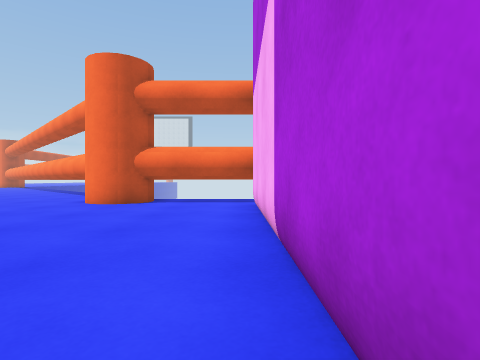
[1] (above)

24 first-person views from a walk through a Unity game level. The camera is 0.68 m above the floor, looks level and sees 80° across. The floor is counted in squares, 1 m on a side. Each view is taken from the middle of a square. On the plan, view 1 faces up. The plan holds only what a view shows up to about 9 squares ahead; the rest is blank. The place goes on beyond the plan. The player is left out.

[2]
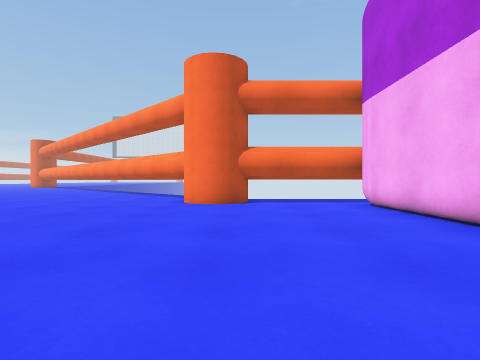

[3]
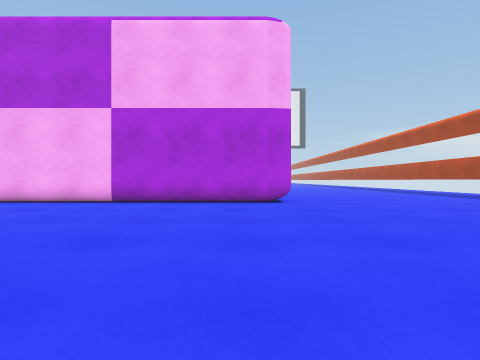

[4]
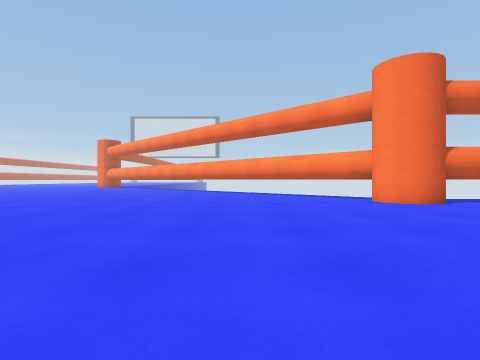

[5]
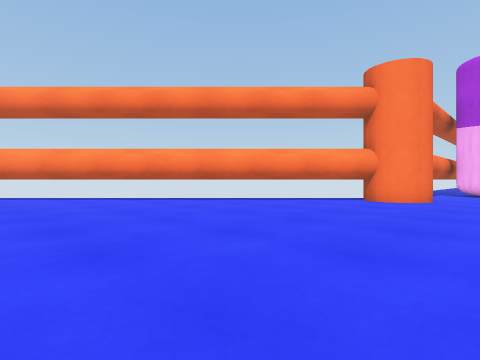

[6]
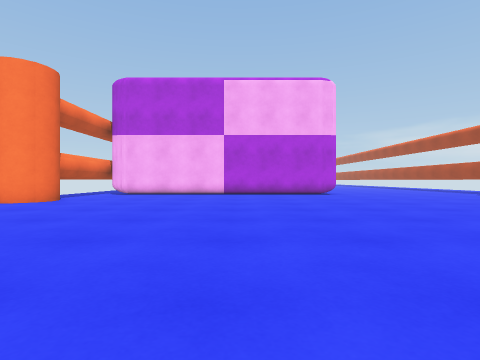

[7]
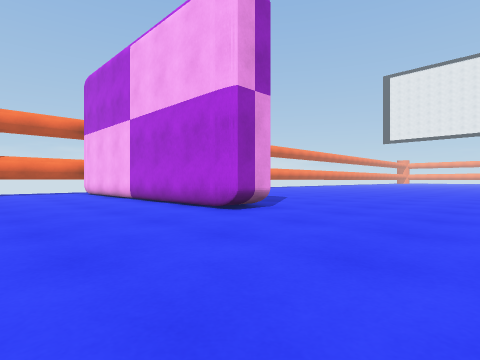

[8]
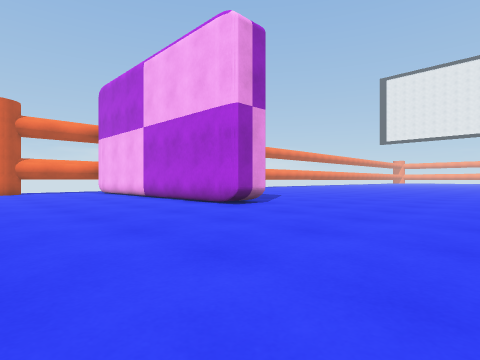

[9]
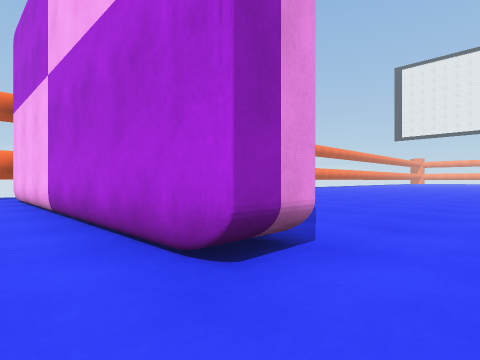

[10]
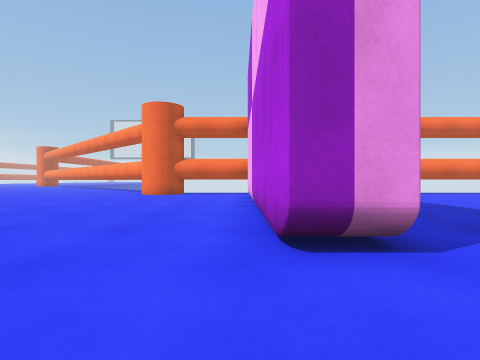

[11]
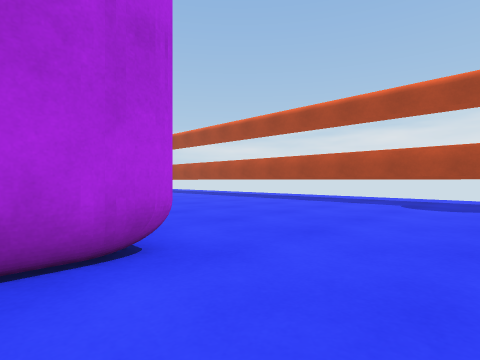

[12]
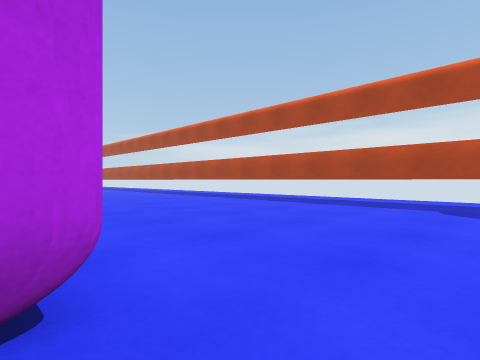

[13]
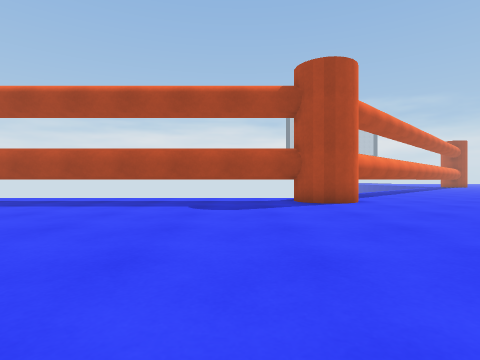

[14]
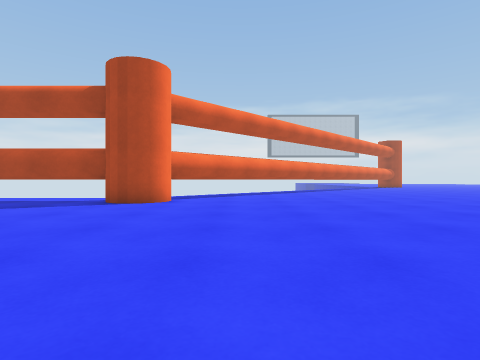

[15]
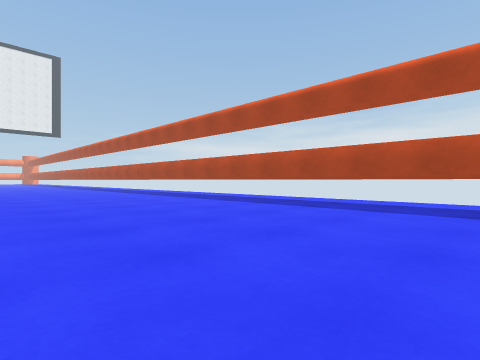

[16]
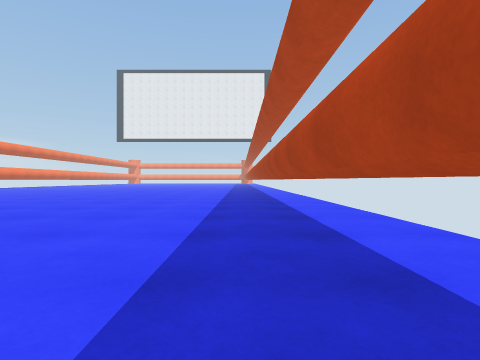

[17]
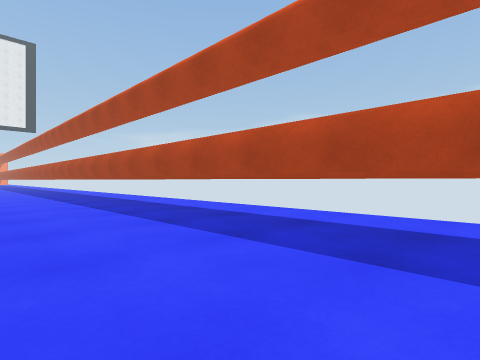

[18]
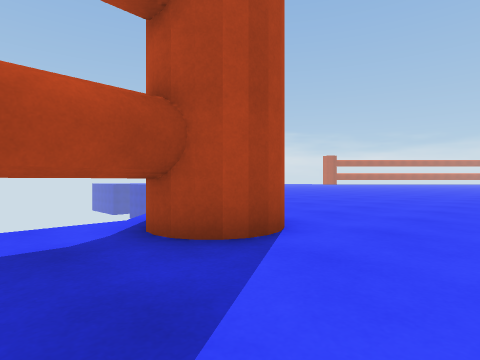

[19]
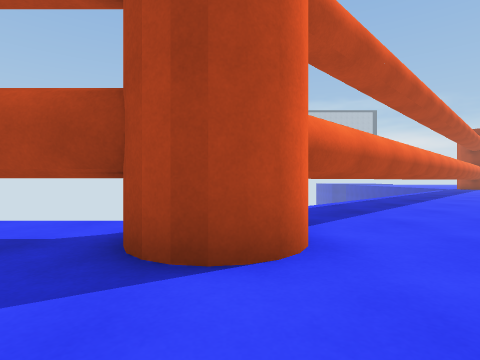

[20]
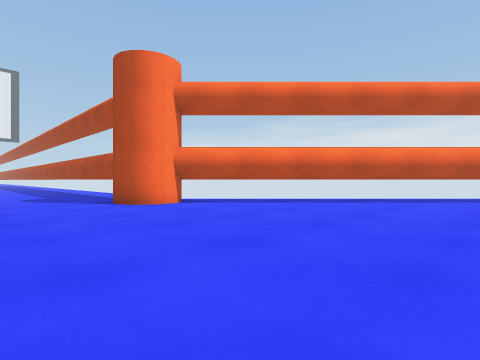

[21]
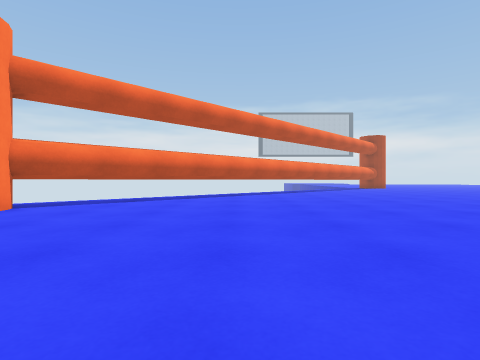

[22]
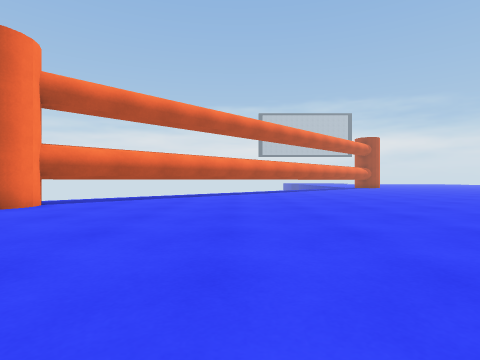

[23]
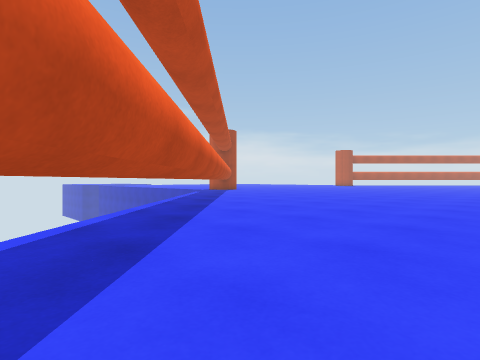

[24]
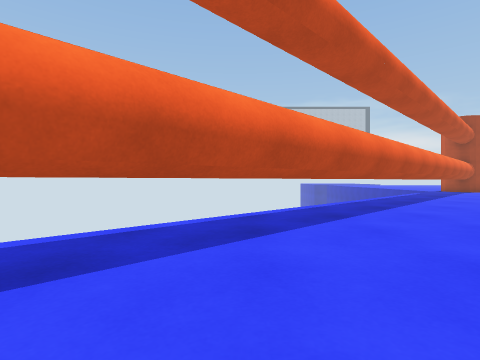

### Floor plan
Points are (right, up) in squares from view 1. A wall is a line through its corners. A room is listed if a view was taken in it or the views show most of it. See-through windows are left out.
Room 1 (views 1, 2, 3, 4, 5, 6, 7, 8, 9, 10, 11, 12, 13, 14, 15, 16, 17, 18, 19, 20, 21, 22, 23, 24)
walls: (0.3, -2.3) (0.3, 7.7); (1.6, -2.5) (0.4, -2.5) (0.3, -2); (-3.3, 8.1) (-3.9, 8) (-4.5, 8.3) (-4.8, 8.8); (-3.7, 8) (-4.4, 8.1); (0.6, 8.3) (-3.1, 8.3); (-3.2, -10.4) (-2.9, -10.7); (-2.9, -10.8) (12.9, -10.8); (-4.7, -10.6) (-4, -10.3); (-4.7, 8.7) (-4.7, 9) (-4.7, 9.3) (-13.1, 17.6); (-4.7, -10.8) (-4.3, -10.4); (-4.8, -11.3) (-4.7, -10.9) (-4.6, -10.7); (-14, -21) (-4.7, -11.6)

Where each view was taken, in squares from view 1:
view 1: 0 up, 0 right, facing up
view 2: 0 up, 3 left, facing up
view 3: 1 down, 8 left, facing right
view 4: 0 up, 9 left, facing up
view 5: 6 up, 14 left, facing up-right
view 6: 2 up, 13 left, facing right
view 7: 7 down, 4 left, facing up-right
view 8: 8 down, 5 left, facing up-right
view 9: 4 down, 1 left, facing up-right
view 10: 5 down, 0 right, facing up
view 11: 1 down, 2 left, facing down-right
view 12: 2 down, 1 left, facing down-right
view 13: 2 down, 1 left, facing down
view 14: 2 down, 7 left, facing down
view 15: 3 down, 1 right, facing down-right
view 16: 10 down, 3 right, facing right
view 17: 7 down, 4 right, facing down-right
view 18: 8 down, 1 left, facing down-left
view 19: 8 down, 4 left, facing down
view 20: 7 down, 12 left, facing down-right
view 21: 5 down, 10 left, facing down
view 22: 4 down, 10 left, facing down
view 23: 13 down, 7 left, facing down-left
view 24: 12 down, 8 left, facing down
